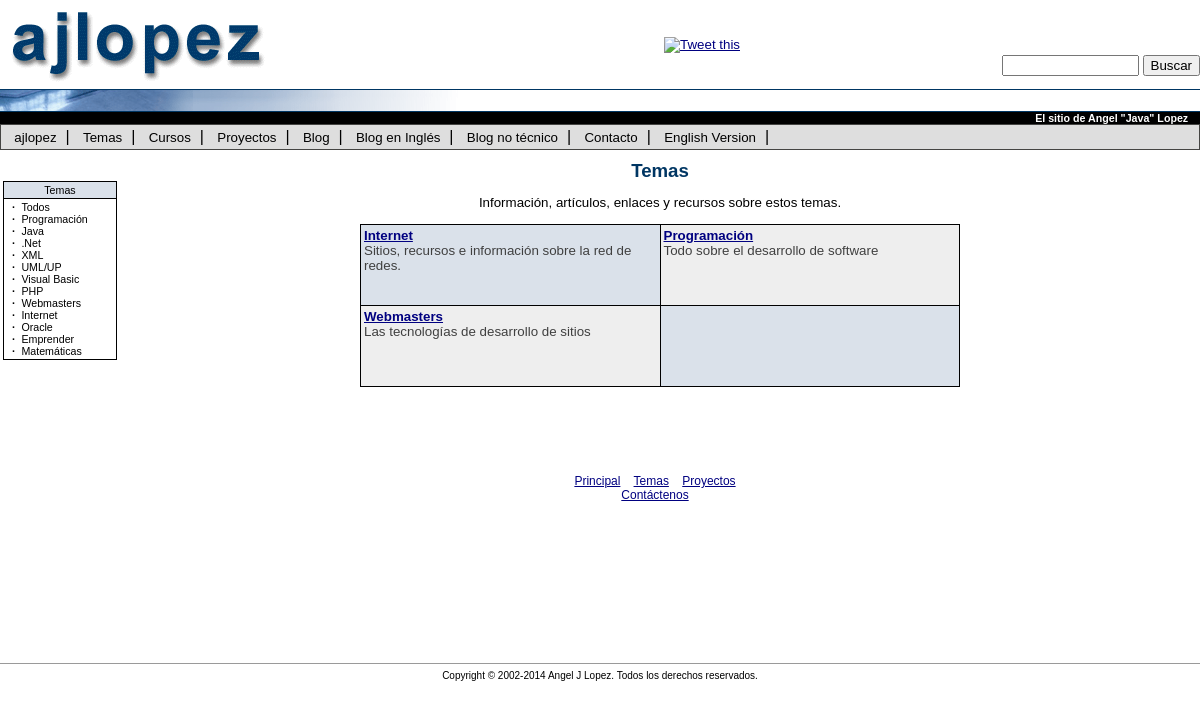
/Temas.php, run on the app's committed database.
### tables this page shows
CREATE TABLE IF NOT EXISTS `categorias` (
  `Id` int(11) NOT NULL AUTO_INCREMENT,
  `Descripcion` varchar(60) NOT NULL DEFAULT '',
  `Alias` varchar(16) NOT NULL DEFAULT '',
  `Detalle` text NOT NULL,
  `Resumen` text NOT NULL,
  `IdPadre` int(11) NOT NULL DEFAULT '0',
  `IdReferencia` int(11) NOT NULL DEFAULT '0',
  `Estado` tinyint(4) NOT NULL DEFAULT '0',
  `Visitas` int(11) NOT NULL DEFAULT '0',
  `Description` varchar(60) NOT NULL DEFAULT '',
  `Detail` text NOT NULL,
  `Abstract` text NOT NULL,
  PRIMARY KEY (`Id`),
  KEY `IdPadre` (`IdPadre`),
  KEY `IdReferencia` (`IdReferencia`),
  KEY `Alias` (`Alias`)
);

### web/Temas.php (the view, shortened to what this page needs)
<?
	$Categorias = array();
	$Resumenes = array();
	$sql = "select * from categorias where IdPadre=0 and Estado=0 order by descripcion";
	$rs = mysql_query($sql);
	while ($reg = mysql_fetch_object($rs)) {
		$Categorias[$reg->Id] = $reg->Descripcion;
		$Resumenes[$reg->Id] = $reg->Resumen;
	}
	include($PaginaPrefijo.'Inicio.inc.php');
?>
<center>
<p>
Informaci&oacute;n, art&iacute;culos, enlaces y recursos sobre estos temas.
<p>
<table cellspacing=1 cellpadding=3 width=600 bgcolor=black>
<?
function MuestraCategoria($Id,$Descripcion,$Resumen,$x,$y)
{
	$pos = $x + $y;
	if ($pos % 2)
		$clase = "categoria1";
	else
		$clase = "categoria2";
	echo "<td width='33%' height=80 class=$clase valign=top><a class=categoria href='Tema.php?Id=$Id'>$Descripcion</a><br>$Resumen</td>\n";
}
function MuestraVacio($x,$y)
{
	$pos = $x + $y;
	if ($pos % 2)
		$clase = "categoria1";
	else
		$clase = "categoria2";
	echo "<td width='33%' class=$clase valign=top>&nbsp;</td>\n";
}
	reset($Categorias);
	$x=0; $y=0;
	$ncols = 2;
	$n=0;
	while (list($Id,$Descripcion) = each($Categorias)) {
		$Resumen = $Resumenes[$Id];
		$y = (integer) ($n / $ncols);
		$x = $n % $ncols;
		if ($x==0 && $n)
			echo "</tr>\n";
		if ($x==0)
			echo "<tr>\n";
		MuestraCategoria($Id,$Descripcion,$Resumen,$x,$y);
		$n++;
	}
	$x++;
	while ($x<$ncols) {
		MuestraVacio($x,$y);
		$x++;
	}
	echo "</tr>\n";
?>
</table>
</center>
<?
	include($PaginaPrefijo.'Final.inc.php');
?>

### web/css/Estilo.css (style rules this page uses)
BODY { Font-Family: Arial; Font-size: 8pt; Color: black; }
P { Font-Family: Verdana, Arial; Font-size: 10pt; Color: black; }
A { COLOR: #000080 }
A.categoria { Font-Family: Arial; Font-size: 10pt; font-weight: bold; color: rgb(0,0,128); }
.categoria { Font-Family: Arial; Font-size: 8pt; color: rgb(64,64,64); }
.categoria1 { Font-Family: Arial; Font-size: 10pt; color: rgb(64,64,64); background: rgb(238,238,238); }
.categoria2 { Font-Family: Arial; Font-size: 10pt; color: rgb(64,64,64); background: rgb(218,225,234); }

### data on the page
categorias: Descripcion "Internet", Id "Sitios, recursos e información sobre la red de redes."
categorias: Descripcion "Programación", Id "Todo sobre el desarrollo de software"
categorias: Descripcion "Webmasters", Id "Las tecnologías de desarrollo de sitios"

### other printed values
$texto "ajlopez Temas Cursos Proyectos Contacto English Version"
$texto "Blog Blog en Inglés Blog no técnico"
$titulo "Temas"
$texto "Todos Programación Java .Net XML UML/UP Visual Basic PHP Webmasters Internet Oracle Emprender Matemáticas"
$PaginaTitulo "Temas"
$texto "Principal Temas Proyectos Contáctenos"
